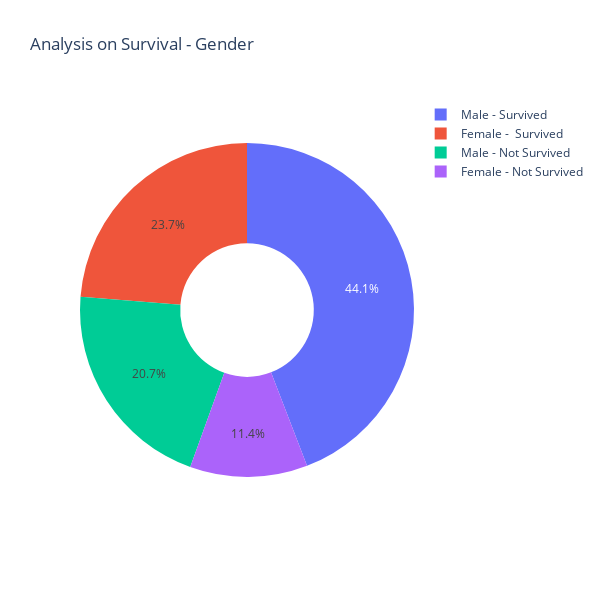

Write notebook code for a chart like this one.
### Code cell
male = heart_data[heart_data["sex"]==1]
female = heart_data[heart_data["sex"]==0]

labels = ['Male - Survived','Male - Not Survived', "Female -  Survived", "Female - Not Survived"]
values = [len(male[heart_data["DEATH_EVENT"]==0]),len(male[heart_data["DEATH_EVENT"]==1]),
         len(female[heart_data["DEATH_EVENT"]==0]),len(female[heart_data["DEATH_EVENT"]==1])]
fig = go.Figure(data=[go.Pie(labels=labels, values=values, hole=.4)])
fig.update_layout(
    title_text="Analysis on Survival - Gender", width=600, height=600)
fig.show()

### Figure 1 — Plotly figure (JSON) as saved in the notebook; plotly's stock layout.template omitted (floating-point values rounded to 4 significant figures)
{"data": [{"hole": 0.4, "labels": ["Male - Survived", "Male - Not Survived", "Female -  Survived", "Female - Not Survived"], "type": "pie", "values": [132, 62, 71, 34]}], "layout": {"height": 600, "title": {"text": "Analysis on Survival - Gender"}, "width": 600}}
